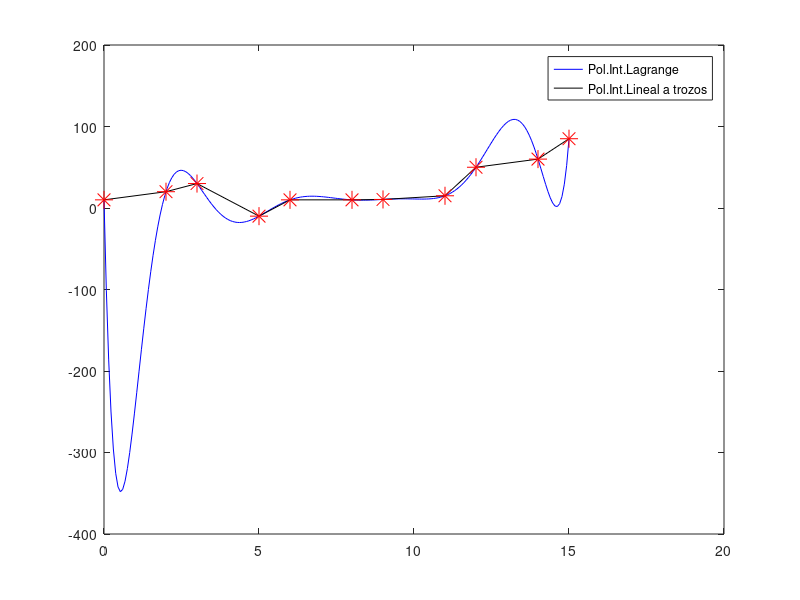

MATLAB code for this plot:
function Ejercicio1

%Resol ej1 de relacion de problemas

% a) 

x = [0,2,3,5,6,8,9,11,12,14,15];
y = [10,20,30,-10,10,10,10.5,15,50,60,85];

% calculamos el pol de interp. de Lagrange
% numero d ptos a interpolar
N = length(x);

% pol. inter. Lagrange
coef= polyfit(x,y,N-1);
p=@(z) polyval(coef,z);

% b) pol. interp. lineal a trozos
p1t = @(z) interp1(x,y,z);

% c) Evaluamos las fun en x=1.
p(1)
p1t(1)

% d) Representacion grafica
close all

z = linspace(0,15,200); %interval [0,15] con 200 componentes

pz=p(z);
h1 = plot(z,pz,'b');
hold on
h2 = plot(x,y,'k');
plot(x,y,'r*','MarkerSize',13)
legend ([h1,h2],'Pol.Int.Lagrange','Pol.Int.Lineal a trozos',...
    'Location','Best')
hold off
shg
